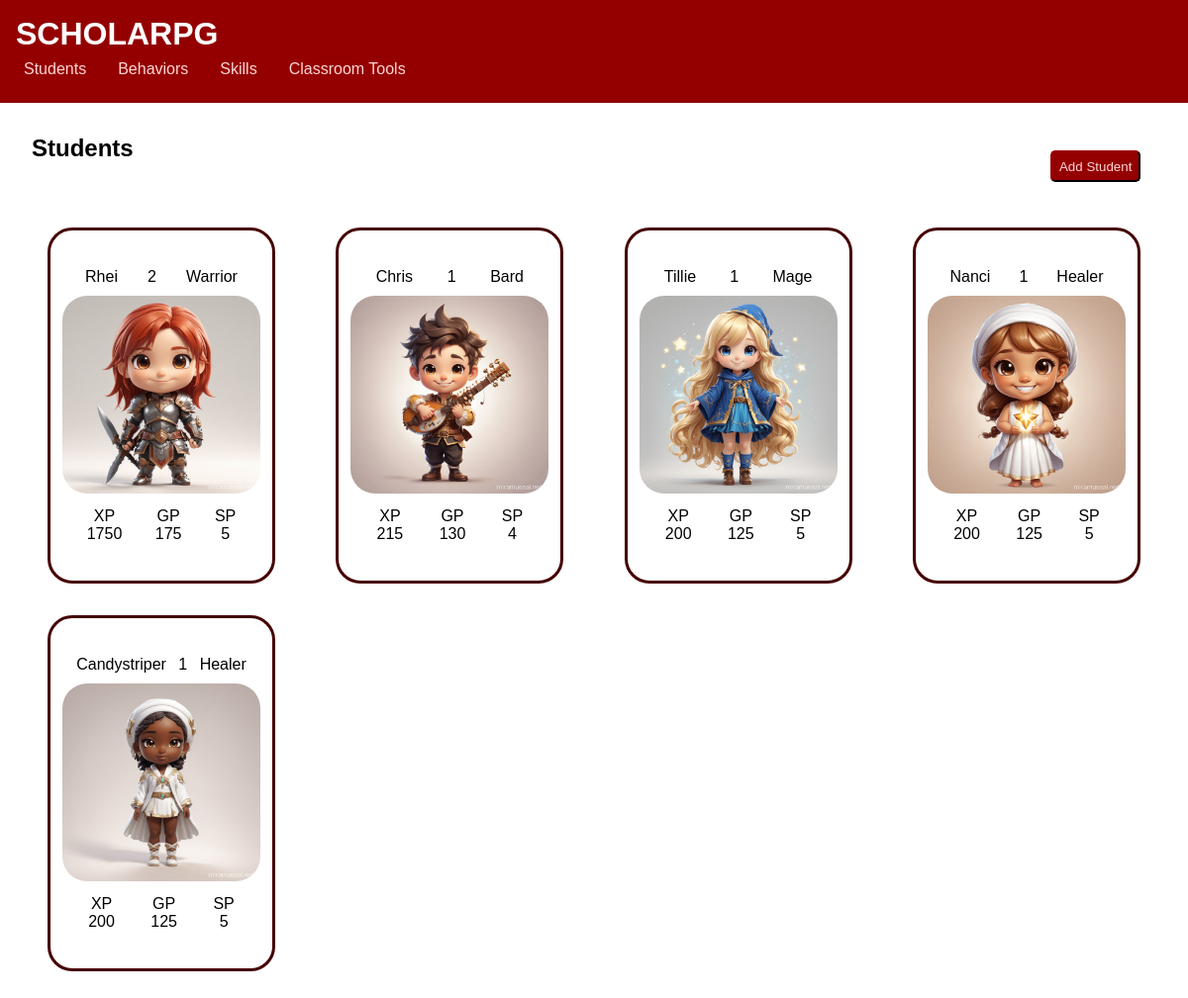
/, run on an earlier commit of the app's database.
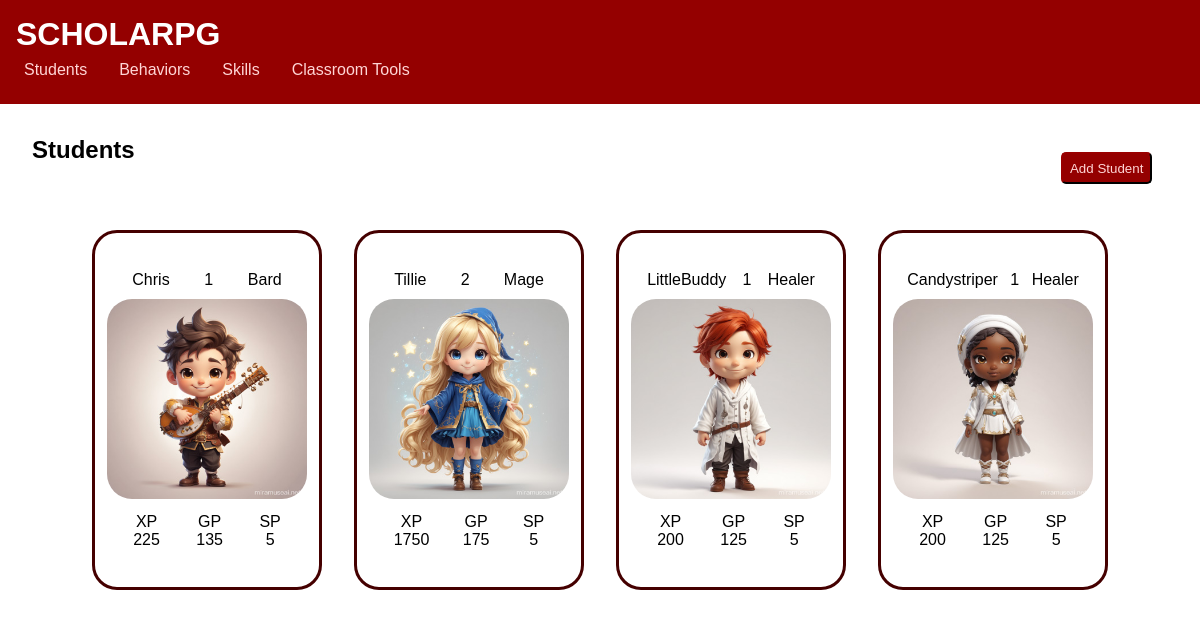
And on a later commit of the database.
### student_hub/models.py (models this page shows, shortened)
class Student(models.Model):
    name = models.CharField(max_length=100)
    image = models.CharField(max_length=100)
    charClass = models.CharField(max_length=100)
    xp = models.IntegerField(default=0)
    gp = models.IntegerField(default=0)
    sp = models.IntegerField(default=0)
    level = models.IntegerField(default=1)
    maxSP = models.IntegerField(default=0)
    class Meta:
        db_table = 'student'

### scholarpg/views.py (the view)
# urls.py: path('', views.homepage), #Home/Dashboard
def homepage(req, msg=None):
    if Student.objects.exists():
        students = Student.objects.all()
        context={'students': students, 'msg': msg}
        return render(req, 'index.html', context)
    else:
        return render(req, 'index.html')

### templates/index.html (shortened to what this page needs)
{% extends "main_template.html" %}
{% block content %}
<div class="headline-div">
    <h2>Students</h2>
    <form class="form-button" action="/add_student_form">
        <button type="submit">Add Student</button>
    </form>
</div>
<div class="cards">
{% for student in students %}
    <div class="card"><a href="view_student/{{student.pk}}">
        <div class="card-pieces">
            <p class="card-name">{{ student.name }}</p>
            <p>{{student.level}}</p>
            <p> {{student.charClass}}</p>
        </div>
        <img src="static/img/avatars/{{student.image}}.jpg" class="card-image">
        <div class="card-pieces">
            <div>
                <p>XP</p>
                <p>{{student.xp}}</p>
            </div>
            <div>
                <p>GP</p>
                <p> {{student.gp}}</p>
            </div>
            <div>
                <p>SP</p>
                <p> {{student.sp}}</p>
            </div>
        </div>
        </a>
    </div>
{% endfor %}
</div>
{% endblock %}

What changed in the data, as far as the page shows it:
removed Student: name "Rhei", level "2", charClass "Warrior", image (picture), xp "1750", gp "175", sp "5"
changed Student "Chris": xp "215" → "225"; gp "130" → "135"; sp "4" → "5"
changed Student "Tillie": level "1" → "2"; xp "200" → "1750"; gp "125" → "175"
changed Student: name "Nanci" → "LittleBuddy"; image: a different picture
